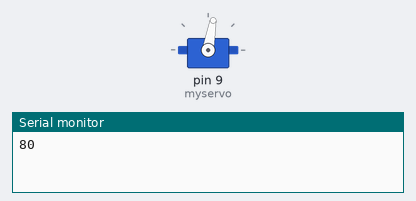
The sketch below on a simulated Arduino Uno, built with avr-gcc and run on an emulated ATmega328P. Parts: servo, the last lines printed to the serial monitor.

Above: at 0.55 s.
At 2.55 s:
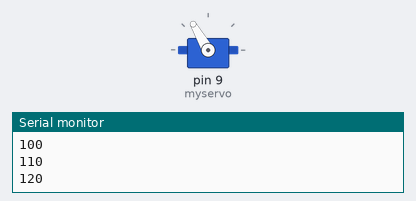
At 3.75 s:
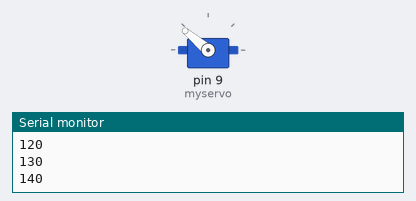
At 7.0 s:
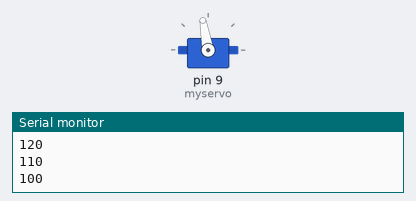
Timing chart, 0 to 9.6 s (numbered marks = the images above):
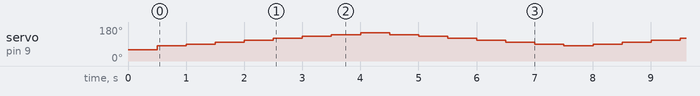

Measured:
- by itself, servo on pin 9 (myservo): repeats every 7.0 s: 90° 0.50 s, 100° 0.50 s, 110° 0.50 s, 120° 0.50 s, 130° 0.50 s, 140° 0.50 s, 150° 0.50 s, 140° 0.50 s, 130° 0.50 s, 120° 0.50 s, 110° 0.50 s, 100° 0.50 s, 90° 0.50 s, 80° 0.50 s

The sketch:

Spin.ino
```cpp
// This program makes the simpler ESC gradually
// increase and then decrease its speed
// indefinitely.

#include <Servo.h>

Servo myservo;  // Create a servo object to control a servo.


// The speed can be 71 - ~150.
// 60 resets the ESC (which is very important).

#define ESCResetSpeed  60
#define ESCEndSpeed  158


// This was used to maintain speed control throughout the program.
// It isn't used anymore.

int val = 0;


// "Functions" for motor control.

// I need to figure out how to write functions in
// the Arduino language.

#define resetESC() \
  myservo.write(ESCResetSpeed); \
  delay(500);

#define chooseSpeed(v) \
  Serial.println(v); \
  myservo.write(v); \
  delay(500);


// Start

void setup () {

  Serial.begin(9600); // Talk to the computer.

  myservo.attach(9);  // The servo is on pin 9.

  resetESC(); // Start the ESC at a speed of 0.
              // This resolves any problems,
              // but makes the motor stop.

}


// This loops until the Arduino is turned off.

void loop () {

  // Gradually increase speed.

  for ( int i = 80; i < 150; i += 10 ) {

    chooseSpeed(i);

  }


  // Gradually decrease speed.

  for ( int i = 150; i > 80; i -= 10 ) {

    chooseSpeed(i);

  }

}
```
